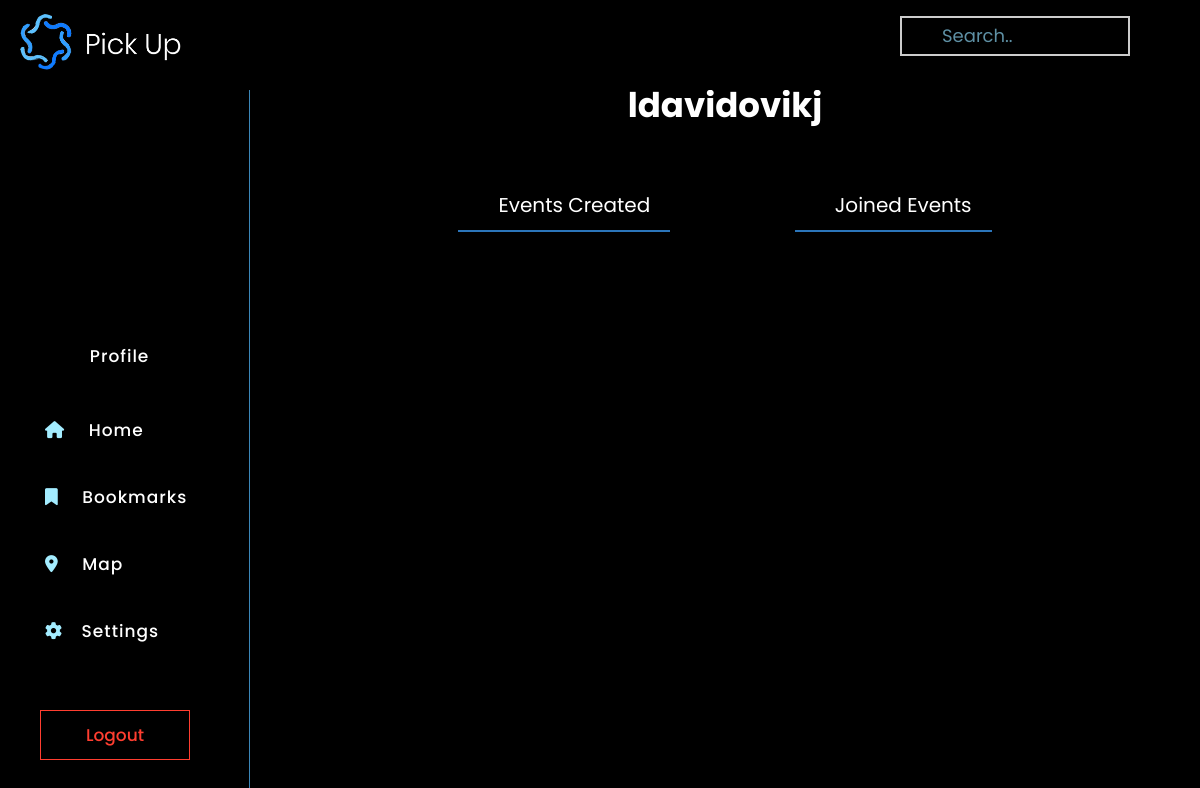
The page /profile.php?user=ldavidovikj on the database as committed earlier.
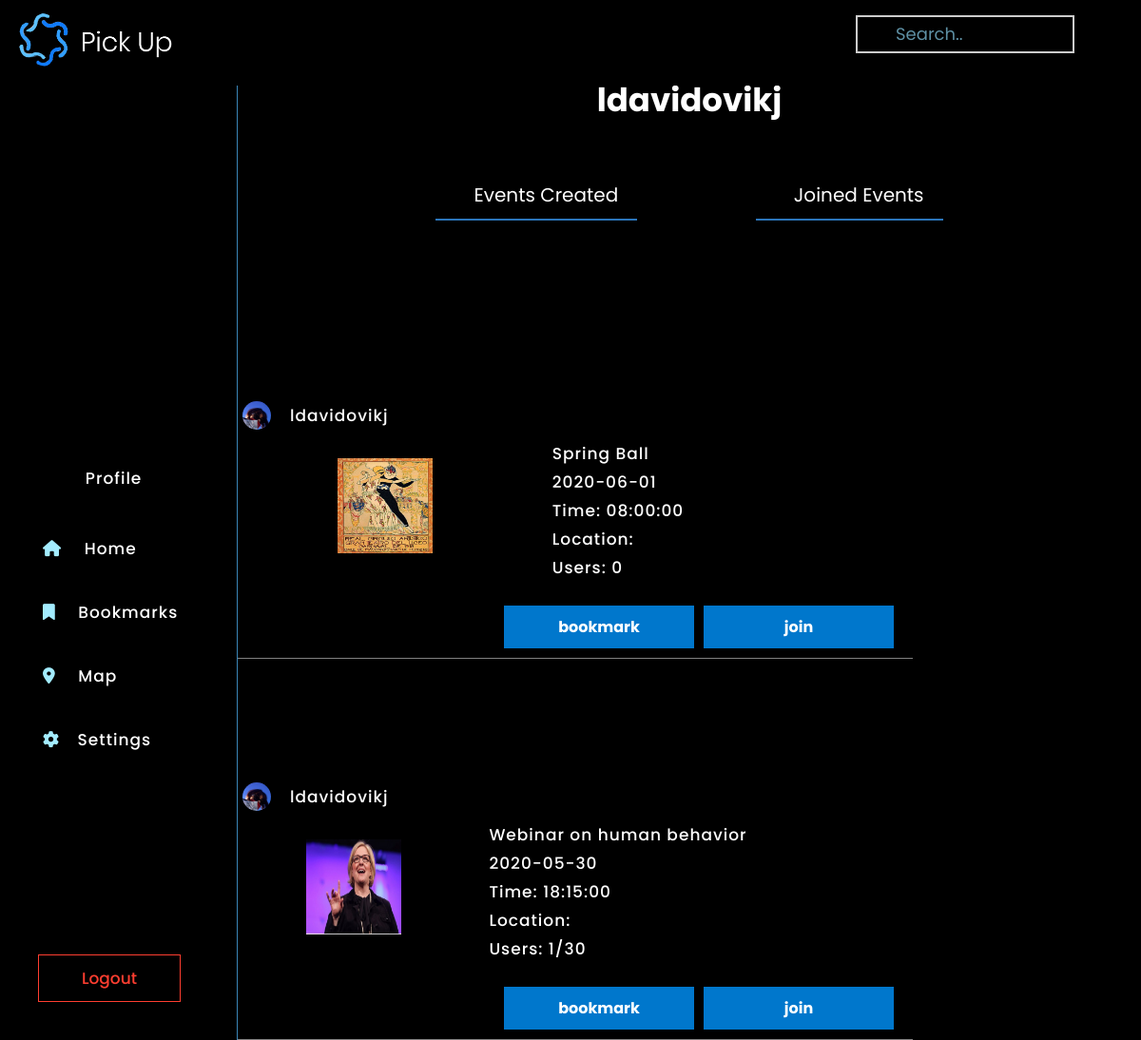
The same page on the database as committed later.
### tables this page shows
CREATE TABLE `events` (
  `event_id` varchar(13) NOT NULL,
  `date_of_event` date NOT NULL,
  `time_of_event` time NOT NULL,
  `subject` varchar(30) DEFAULT NULL,
  `max_users` int(11) DEFAULT NULL,
  `duration_of_event` time DEFAULT NULL,
  `date_of_posting` timestamp NOT NULL DEFAULT CURRENT_TIMESTAMP ON UPDATE CURRENT_TIMESTAMP,
  `lat` float DEFAULT NULL,
  `lng` float DEFAULT NULL,
  `description` longtext NOT NULL,
  `creator` varchar(30) NOT NULL
);

### database.php (called while the page is built, shortened)
    <?php
	function db_connect(){
    $servername = "localhost";
    $username = "learta";
    $password = "123";
	$dbname = "cwtest1";
	$conn = mysqli_connect($servername, $username,$password,$dbname);
		return $conn;
	}
?>

### query_auth.php (called while the page is built, shortened)
<?php
function get_email($username)
{
    $conn = db_connect();
    $sql = "SELECT email FROM user WHERE username='" . $username . "'";
    $result = $conn->query($sql);
    if ($result->num_rows > 0) {
        while ($row = $result->fetch_assoc()) {
            $email = $row["email"];
            return $email;
        }
    }
}
function getEventUsers($event_id){
    $conn = db_connect();
    $sql = "SELECT user_id from isin where event_id = '$event_id' ";
    $result = $conn->query($sql);
    $users = [];
    if ($result->num_rows > 0) {
        for ($x = 0; $x < $result->num_rows; $x++) {
            $row = $result->fetch_assoc();
            $user_id = $row["user_id"];
            array_push($users,$user_id);
        }
    }
    return $users;
}
function getCreatorEvents($username)
{
    $conn = db_connect();
    $sql = "SELECT * from events where events.creator = '$username';";
    $result = $conn->query($sql);
    return makeEvent($result);
}
function makeEvent($result){
    if ($result->num_rows > 0) {
        $events = array();
        for ($x = 0; $x < $result->num_rows; $x++) {
            $row = $result->fetch_assoc();
            $event_id = $row["event_id"];
            $date = $row["date_of_event"];
            $time = $row["time_of_event"];
            $title = $row["subject"];
            $lat = $row["lat"];
            $lng = $row["lng"];
            $description = $row["description"];
            $creator = $row["creator"];
            $max_users = $row["max_users"];
            $event = new Event($event_id, $date, $time, $title, $lat,$lng,$description, $creator,$max_users);
            array_push($events, $event);
        }
        return $events;
    }
}
class Event
{
    public $event_id, $date, $time, $title, $lat, $lng, $description, $creator, $max_users;
    function __construct($event_id, $date, $time, $title, $lat, $lng, $description,$creator, $max_users)
    {
        $this->event_id = $event_id;
        $this->date = $date;
        $this->time = $time;
        $this->title = $title;
        $this->creator = $creator;
        $this->max_users = $max_users;
    }
    function get_eventid()
    {
        return $this->event_id;
    }
    function get_date()
    {
        return $this->date;
    }
    function get_time()
    {
        return $this->time;
    }
    function get_title()
    {
        return $this->title;
    }
    function get_creator()
    {
        return $this->creator;
    }
    function get_max_users(){
        return $this->max_users;
    }
}
?>

### profile.php (the view, shortened to what this page needs)
<!DOCTYPE html>
<html lang="en">
<head>
     <link rel="stylesheet" href="normalize.css">
    <link rel="stylesheet" href="style.css">
    <link rel="stylesheet" href="personal-infostyle.css">
    <link rel="stylesheet" href="section-sidebar.css">
    <link rel="stylesheet" href="radio.css">
    <link href="https://cdnjs.cloudflare.com/ajax/libs/sweetalert/1.1.3/sweetalert.min.css" rel="stylesheet" />
    <link rel="stylesheet/less" type="text/css" href="idk.less" />
</head>
<body>
    <nav>
        <div class="logo">
            <a href="home" class="logolink"> <img src="images/logo.png"> </a>
        </div>
        <div class="search-bar">
            <form method="post" action="search.php" class="search">
                <input type="text" placeholder="Search.." name="searchbar" onkeydown="search(this)">
            </form>
        </div>
    </nav>
    <div class="indexcontainer">
    <div class="section-sidebar">
            <br>
            <section class="stealthy-scroll-container">
                <ul class="sidebar-nav">
                    <a href="profile.php?user=<?php echo $_SESSION['username'] ?>">
                        <li class="profile">
                            <p class="prof">Profile</p>
                        </li>
                        <br>
                    </a>
                    <a href="landing.php">
                        <li>
                            <i class="fas fa-home"></i>
                            <p>Home</p>
                        </li>
                    </a>
                    <a href="bookmark.php">
                        <li>
                            <i class="fas fa-bookmark"></i>
                            <p>Bookmarks</p>
                        </li>
                    </a>
                    <a href="Map.php">
                        <li>
                            <i class="fas fa-map-marker-alt"></i>
                            <p>Map</p>
                        </li>
                    </a>
                    <a href="settings.php">
                        <li>
                            <i class="fas fa-cog"></i>
                            <p class="settingsfafa">Settings</p>
                        </li>
                    </a>
                </ul>
                <?php
                echo "<a href = 'logout.php'><button class='sslogout'> Logout</button></a>";
                ?>
            </section>
        </div>
        <div class="index-account">
            <?php
            require_once('query_auth.php');
            if (isset($_GET['user'])) {
                $id = $_GET['user'];
                if (get_email($id) != "") {
    echo '<h1>'.$id.'</h1> <br><br>';
    echo '
<button class="btn1">Events Created</button>
<button class="btn2">Joined Events</button>
    <div class="your-events">
        <p>These are your events</p>
    </div>
    <div class="joined-events">
        <p>These are joined events</p>
    </div>
</div>
</div>';
                $creator = $_GET['user'];
                if(isset($_GET['str'])) {
                    $event = get_UserEvents($_GET['user']);
                }else{
                    $event=getCreatorEvents($creator);
                }
                if($event == null){
                    echo '<br><p> No events :(  </p>';
                }else{
                    for ($x = 0; $x < count($event); $x++) {
                        $id = $event[$x]->get_eventid();
                        $max_users = $event[$x]->get_max_users();
                        $dscp = $event[$x]->get_description();
                        $creator = $event[$x]->get_creator();
                        $pic = 'uploads/' . $id . '.jpg';
                        $text = "";
                        $users = getEventUsers($id);
                        $numUsers = count($users);
                        $numUserText = "Users: ".$numUsers;
                        if($max_users > 0){
                            $numUserText = $numUserText . "/" . $max_users;
                        }
                        echo
                        '<div class="eventtest ' . $x . '" id="'.$event[$x]->get_title().'">
                                <section class="postsection" style ="width:60%"id="ps-'.$id.'">
                                    <div class="item1">
                                        <a href="profile.php?user='.$creator.'"><span><img class="circular--square nonevent" src="images/'.$creator.'.jpg" style="
                                        width: 70px;
                                        height:70px;
                                        overflow: hidden;
                                        border-radius: 50%; margin-left:5px; margin-right: 10px; float:left; position:relative"><p>'.$creator.'</p></span></a>
                                    '.$text.'</div>
                                    <div class="item2">' .choosePic($pic, $id).'</div>
                                    <div class="item3" style="color:#0077CC;"> <p>'
                                     . $event[$x]->get_title() .'<br></p>' .'<p>' . $date = $event[$x]->get_date() . '</p>
                                    <br><p>Time: ' . $event[$x]->get_time() . '</p>
                                    <br><p>
                                    Location: <span class="events"></span>
                                   </p><br><p>'.$numUserText. '</p> <br>' . '<script>document.write(hashtag("' . $dscp . '"))</script></div>'  . '
                                    ';
                                    echo $numUsers!=$max_users || $max_users == 0 || in_array($_SESSION['username'],$users)? '<div class="item4"><button type="submit" class="button1 nonevent" id="j-' . $id . '" name="join" value="join ' . $id . '" onclick="changeButton(this)">join</button>'
                                    : '<div class="item4"> <button type ="submit" class="button2 nonevent" style="background-color:grey"> Join </button>';
                                    echo '<button type="submit" class="button1 nonevent" id="b-' . $id . '" name="bookmark" value="bookmark ' . $id . '" onclick="changeButton(this)">bookmark</button></div>
                                </section>
                            </div>';
                }
                }
            } else {
                echo "<h1>No such profile</h1>";
            }
        } else {
            echo "<h1>Nothing to show here</h1>";
        }
        function choosePic($pic, $id)
                {
                    if (file_exists($pic)) {
                        return '<img src="uploads/' . $id . '.jpg" style= "width: 100px; height:100px; display:block; margin-left:auto; margin-right:auto; margin-top:20px;">';
                    } else
                        return '<img src="images/eventpic.jpg" style= "width: 100px; height:100px; display:block; margin-left:auto; margin-right:auto; margin-top:20px;"
                         >';
                }
?>
                eventArray = <?php require_once('query_auth.php');
                                echo json_encode($php_array); ?>;
    hasJoined = <?php require_once('query_auth.php');
    echo json_encode($joinedArray);?> ;
    hasBookmarked = <?php require_once('query_auth.php');
    echo json_encode($bookmarkArray);?>;
</body>
</html>

### style.css (style rules this page uses)
* { margin: 0px; padding: 0px; box-sizing: border-box; }
body { background-color: black !important; background-size: cover; background-attachment: fixed; font-family: 'Poppins' !important; }
form { transition: all 4s ease-in-out; margin: 5%; height: auto; width: auto; }
nav { position: fixed; width: 100%; display: flex; justify-content: space-between; height: 90px; font-family: 'Poppins'; background-color: black; z-index: 1; }
.indexcontainer { margin-top: auto; width: 100% auto; overflow: hidden; font-family: 'Poppins'; text-decoration: none; color: inherit; border: none; }
.logo { margin-left: 20px; margin-top: 10px; color: rgb(59, 134, 184); }
.logo img { height: 60px; }
.logolink { height: 10px; text-decoration: none; color: inherit; }
.button1, .button2 { display: inline-block; border-style: none; background-color: rgb(52, 137, 207); color: white; width: 200px; cursor: pointer; font-size: 17px; }
.item1 { grid-column: 1 / span 2; grid-row: 1; }
.item4 { grid-column: 1 / span 2; grid-row: 3; justify-content: center; text-align: center; }
.item2 { grid-column: 1; grid-row: 2; }
.item3 { grid-column: 2; grid-row: 2; margin-right: 20px; }
.postsection { display: grid; text-align: left; grid-gap: 10px; width: 100%; height: auto; margin: auto; margin-top: 10%; background-color: rgba(0, 0, 0, 0.3); color: white; padding: 10px; border-bottom: 1px solid gray; transition: all 3s; }
.postsection div [type=submit] { float: right; margin: 15px 10px auto auto; border: none; background-color: #0077CC; color: #fff; font-weight: bold; padding: 10px 15px; font-size: 16px; }
.circular--square { width: 30px; }
html { --color: #1b71f3; --bgColor: #1b71f3; --size: 20px; --border: calc(var(--size) * 0.125); --borderRadius: calc(var(--size) * 0.5); --labelSize: calc(var(--size) * 0.75); --margin: calc(var(--size) * 0.25); --marginLeft: calc(var(--size) + calc(var(--size) * 0.5)); }
.search-bar { position: absolute; right: 0px; margin-top: 3%; transform: translate(-50%, -50%); transition: all 1s; width: 200px; height: 40px; box-sizing: border-box; padding: 4px; text-align: center; }
.search-bar input { position: absolute; top: 0; left: 0; width: 100%; outline: 0; border: 0; display: block; font-size: 20px; padding: 0 10%; background-color: black; color: white; font-family: "Poppins"; }
.search-bar input::placeholder { color: skyblue; font-size: 18px; color: skyblue; opacity: .7; display: block; }
a:link, a:visited { color: white; text-decoration: none; }

### personal-infostyle.css (style rules this page uses)
body { background-color: black !important; }
.index-account { margin-top: 90px; margin-left: 250px; ; background-color: black; color: white; font-family: 'Poppins'; text-align: center; }
h1 { text-align: center; }
.btn1, .btn2 { background-color: black; color: white; font-size: 20px; cursor: pointer; border-style: none; border-bottom-style:double; border-color: rgb(43, 117, 186); padding: 20px; padding-bottom: 10px; padding-left: 40px; margin: 60px; margin-top: -10px; }
p { color: white; font-size: 25px; font-weight: bolder; }

### radio.css (style rules this page uses)
:root { --white: #ffffff; --light: #f0eff3; --black: #000000; --dark-blue: #1f2029; --dark-light: #353746; --red: #da2c4d; --yellow: #f8ab37; --grey: #ecedf3; }
body { width: 100%; background: var(--dark-blue); overflow-x: hidden; font-family: 'Poppins', sans-serif; font-size: 17px; line-height: 30px; -webkit-transition: all 300ms linear; transition: all 300ms linear; }
p { font-family: 'Poppins', sans-serif; font-size: 17px; line-height: 30px; color: var(--white); letter-spacing: 1px; font-weight: 500; -webkit-transition: all 300ms linear; transition: all 300ms linear; }

Rows that differ between the two databases and show on the page:
added events: creator (picture), creator "ldavidovikj", event_id (picture), subject "Spring Ball", date_of_event "2020-06-01", time_of_event "08:00:00", numUserText "Users: 0"
added events: creator (picture), creator "ldavidovikj", event_id (picture), subject "Webinar on human behavior", date_of_event "2020-05-30", time_of_event "18:15:00", max_users "Users: 1/30"
